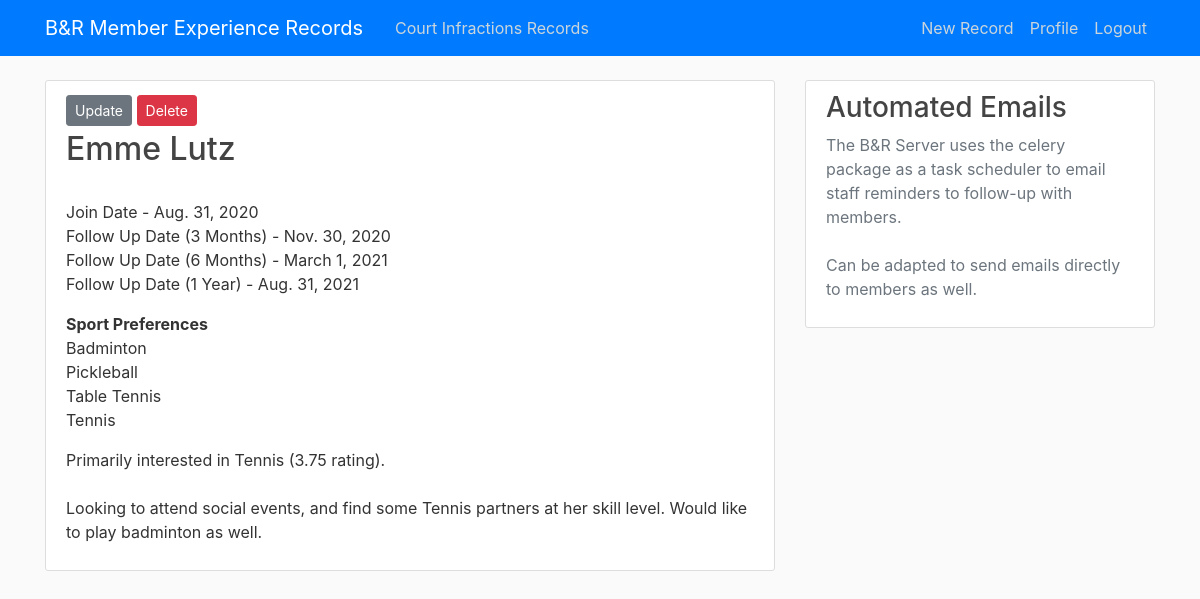
The app's page /memberexperience/record/26/ (signed in) with its own data.
### memberexperience/models.py (models this page shows, shortened)
class memberRecord(models.Model):
    name = models.ForeignKey(contactInfo, on_delete=models.PROTECT)
    age = models.IntegerField()
    joinDate = models.DateField(default=timezone.now)
    sportPrefs = models.ManyToManyField(sportOptions)
    followUp1 = models.DateField(default=timezone.now()+datetime.timedelta(days=91))
    followUp2 = models.DateField(default=timezone.now()+datetime.timedelta(days=182))
    followUp3 = models.DateField(default=timezone.now()+datetime.timedelta(days=365))
    notes = models.TextField(blank=True)
    author = models.ForeignKey(User, on_delete=models.PROTECT)

class sportOptions(models.Model):
    sportName = models.CharField(max_length=200)
    def __str__(self):
        return str(self.sportName)

### courtinfractions/models.py (models this page shows)
class contactInfo(models.Model):
    memberName = models.CharField(max_length=200)
    email = models.CharField(max_length=254)
    def __str__(self):
        return self.memberName

### memberexperience/views.py (the view)
# urls.py: path('record/<int:pk>/', MEDetailView.as_view(), name='ME-record'),
class MEDetailView(LoginRequiredMixin, DetailView):
    model = memberRecord

### memberexperience/Templates/memberexperience/memberRecord_detail.html
{% extends 'memberexperience/base.html' %}
{% block content %}
    <article class="media content-section">
      <div class="media-body">
        <div class="article-metadatea">
          {% if object.author == user %}
             <div>
                <a class="btn btn-secondary btn-sm mt-1 mb-1" href="{% url 'ME-update' object.id %}">Update</a>
                <a class="btn btn-danger btn-sm mt-1 mb-1" href="{% url 'ME-delete' object.id %}">Delete</a>
             </div>
          {% endif %}
            <h2><a class="article-title" href="#">{{ object.name }}</a></h2>
              <p class="article-content">
                  Join Date - {{ object.joinDate }}
                  Follow Up Date (3 Months) - {{ object.followUp1 }}
                  Follow Up Date (6 Months) - {{ object.followUp2 }}
                  Follow Up Date (1 Year) - {{ object.followUp3 }}
              </p>
              <p>
                  <b>Sport Preferences</b>
                  <br>
                  {% for sport in object.sportPrefs.all %}
                    {{ sport }}<br>
                  {% endfor %}
              </p>
        </div>
          <p class="article-content">{{ object.notes }}</p>
      </div>
    </article>
{% endblock content %}

### courtinfractions/static/courtinfractions/main.css (style rules this page uses)
body { background: #fafafa; color: #333333; margin-top: 5rem; }
h1, h2, h3, h4, h5, h6 { color: #444444; }
.content-section { background: #ffffff; padding: 10px 20px; border: 1px solid #dddddd; border-radius: 3px; margin-bottom: 20px; }
.article-title { color: #444444; }
.article-content { white-space: pre-line; }

### records on screen
memberRecord: name "Emme Lutz", joinDate "Aug. 31, 2020", followUp1 "Nov. 30, 2020", followUp2 "March 1, 2021", followUp3 "Aug. 31, 2021", notes "Primarily interested in Tennis (3.75 rating). Looking to attend social events, and find some Tennis partners at her skill level. Would like to play badminton as well."
sportOptions: sportName "Badminton"
sportOptions: sportName "Pickleball"
sportOptions: sportName "Table Tennis"
sportOptions: sportName "Tennis"
